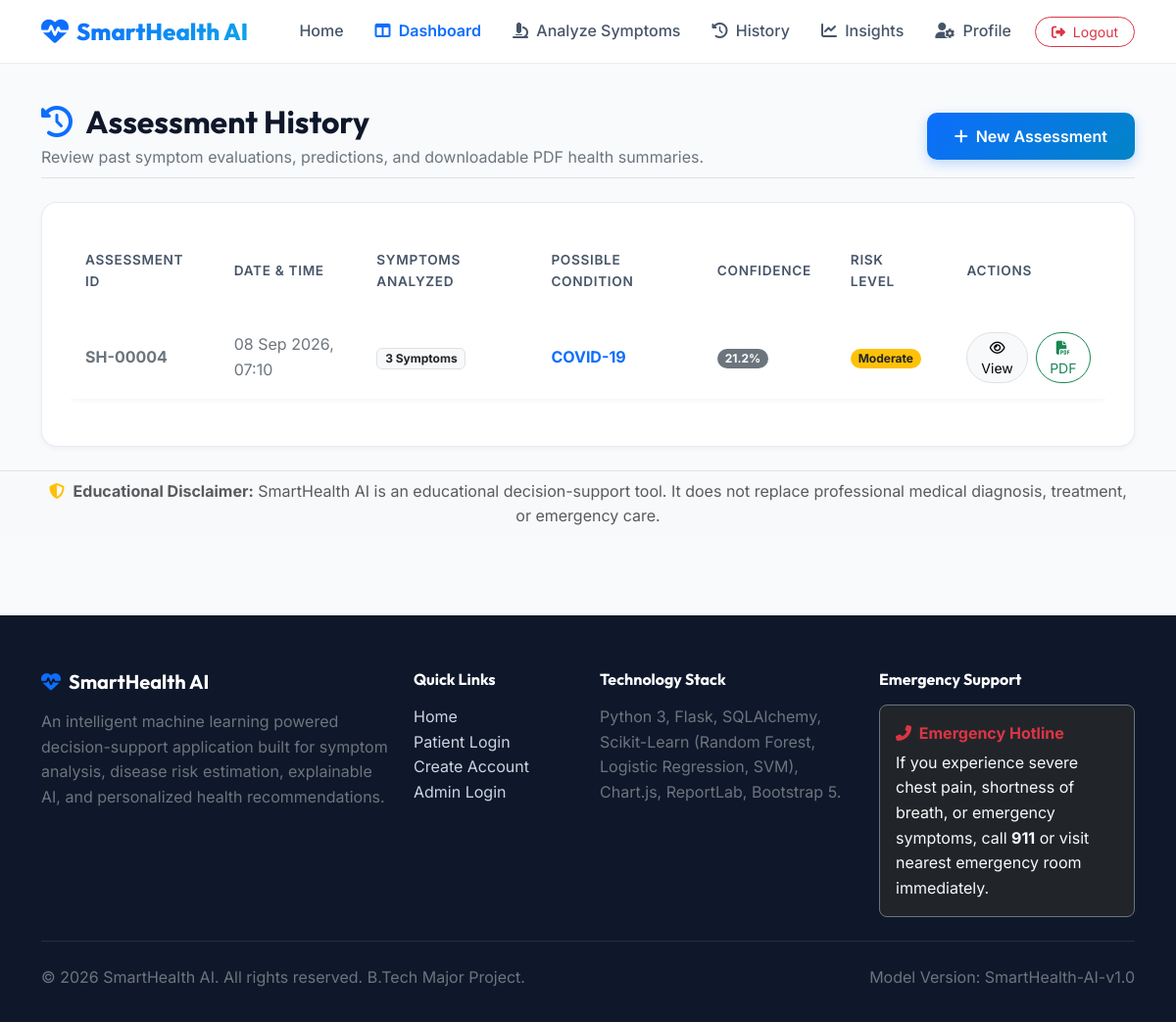
/patient/history (signed in), run on an earlier commit of the app's database.
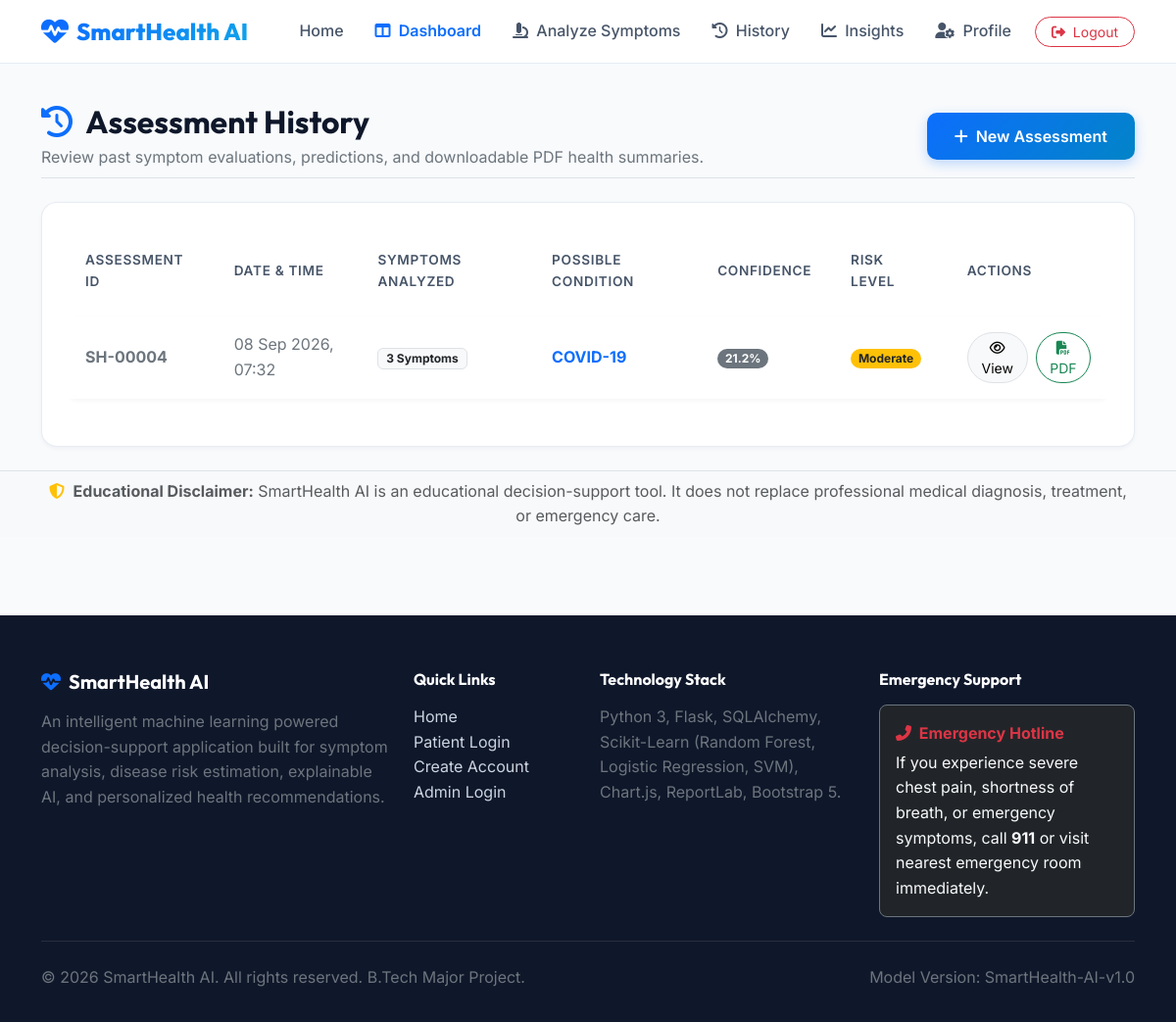
And on a later commit of the database.
### app/models/prediction.py (models this page shows)
class Prediction(db.Model):
    __tablename__ = 'predictions'
    id = db.Column(db.Integer, primary_key=True)
    user_id = db.Column(db.Integer, db.ForeignKey('users.id'), nullable=False)
    predicted_disease = db.Column(db.String(120), nullable=False)
    probability = db.Column(db.Float, nullable=False) # e.g. 86.5
    top_predictions_json = db.Column(db.Text, nullable=True) # JSON of top 3
    explainable_ai_json = db.Column(db.Text, nullable=True) # JSON of feature contributions
    model_version = db.Column(db.String(50), default='SmartHealth-AI-v1.0')
    severity_score = db.Column(db.String(50), default='Moderate')
    created_at = db.Column(db.DateTime, default=datetime.utcnow)
    selected_symptoms = db.relationship('PredictionSymptom', backref='prediction', lazy='joined', cascade='all, delete-orphan')

### app/routes/patient.py (the view)
@patient_bp.route('/history')
@login_required
def history():
    predictions = Prediction.query.filter_by(user_id=current_user.id).order_by(Prediction.created_at.desc()).all()
    return render_template('patient/history.html', predictions=predictions)

### app/models/user.py (called while the page is built)
    def is_admin(self):
        return self.role == 'admin'

### templates/patient/history.html (shortened to what this page needs)
{% extends "base.html" %}
{% block content %}
<div class="container py-4">
    <div class="d-flex flex-column flex-md-row justify-content-between align-items-md-center mb-4 pb-2 border-bottom">
        <div>
            <h2 class="fw-bold mb-1"><i class="fa-solid fa-clock-rotate-left text-primary me-2"></i> Assessment History</h2>
            <p class="text-secondary mb-0 fs-7">Review past symptom evaluations, predictions, and downloadable PDF health summaries.</p>
        </div>
        <div class="mt-2 mt-md-0">
            <a href="{{ url_for('patient.symptoms') }}" class="btn btn-primary-custom">
                <i class="fa-solid fa-plus me-1"></i> New Assessment
            </a>
        </div>
    </div>
    <div class="card-modern p-4">
        {% if predictions %}
            <div class="table-responsive">
                <table class="table table-custom align-middle">
                    <thead>
                        <tr>
                            <th>Assessment ID</th>
                            <th>Date & Time</th>
                            <th>Symptoms Analyzed</th>
                            <th>Possible Condition</th>
                            <th>Confidence</th>
                            <th>Risk Level</th>
                            <th>Actions</th>
                        </tr>
                    </thead>
                    <tbody>
                        {% for pred in predictions %}
                            <tr>
                                <td class="fw-bold text-secondary">SH-{{ "%05d"|format(pred.id) }}</td>
                                <td class="fs-7 text-secondary">{{ pred.created_at.strftime('%d %b %Y, %H:%M') }}</td>
                                <td>
                                    <span class="badge bg-light text-dark border">
                                        {{ pred.selected_symptoms|length }} Symptoms
                                    </span>
                                </td>
                                <td class="fw-bold text-primary">{{ pred.predicted_disease }}</td>
                                <td>
                                    <span class="badge {% if pred.probability >= 85 %}bg-success{% elif pred.probability >= 70 %}bg-primary{% else %}bg-secondary{% endif %} rounded-pill">
                                        {{ pred.probability }}%
                                    </span>
                                </td>
                                <td>
                                    <span class="badge {% if pred.severity_score == 'High' %}bg-danger{% else %}bg-warning text-dark{% endif %} rounded-pill fs-8">
                                        {{ pred.severity_score or 'Moderate' }}
                                    </span>
                                </td>
                                <td>
                                    <div class="d-flex gap-2">
                                        <a href="{{ url_for('patient.view_prediction', prediction_id=pred.id) }}" class="btn btn-sm btn-light border rounded-pill" title="View Details">
                                            <i class="fa-regular fa-eye"></i> View
                                        </a>
                                        <a href="{{ url_for('patient.download_pdf', prediction_id=pred.id) }}" class="btn btn-sm btn-outline-success rounded-pill" title="Download PDF Report">
                                            <i class="fa-solid fa-file-pdf"></i> PDF
                                        </a>
                                    </div>
                                </td>
                            </tr>
                        {% endfor %}
                    </tbody>
                </table>
            </div>
        {% endif %}
    </div>
</div>
{% endblock %}

What changed in the data, as far as the page shows it:
changed Prediction "COVID-19": created_at "08 Sep 2026, 07:10" → "08 Sep 2026, 07:32"
